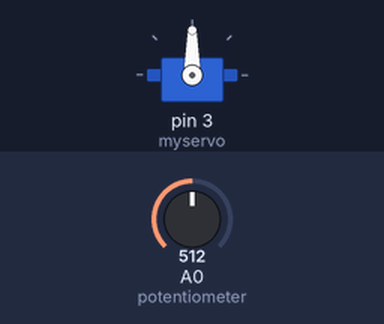
The sketch below on a simulated Arduino Uno, built with avr-gcc and run on an emulated ATmega328P. Parts: servo. The inputs (shaded band) are chosen by the test bench; at power-on: A0 (potentiometer) = 512.

Above: at 1.2 s.
1.3 s: A0 (potentiometer) set to 716
At 1.8 s:
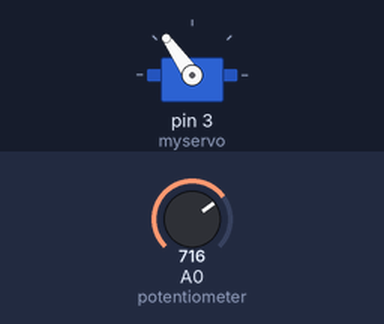
2.8 s: A0 (potentiometer) set to 900
At 4.0 s:
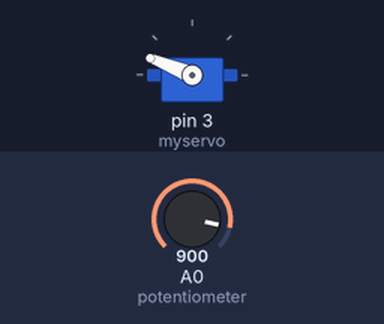
4.3 s: A0 (potentiometer) set to 1023
At 5.1 s:
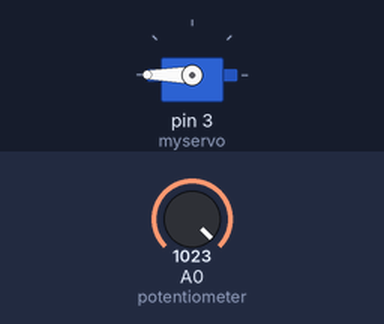
5.8 s: A0 (potentiometer) set to 306
At 6.1 s:
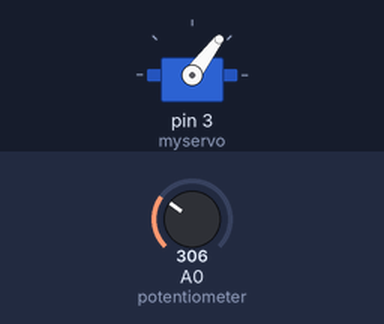
7.3 s: A0 (potentiometer) set to 122
At 8.3 s:
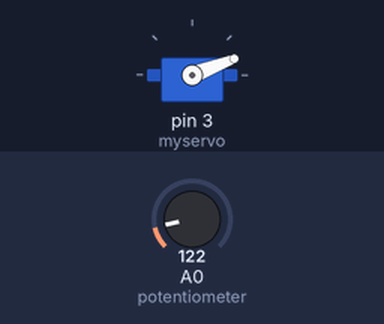
Timing chart, 0 to 9.8 s (numbered marks = the images above; inputs shaded):
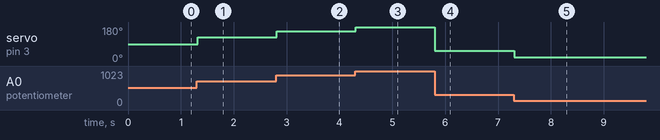

Measured:
- after the input at 1.3 s, servo on pin 3 (myservo): 90° → 125° at once
- after the input at 2.8 s, servo on pin 3 (myservo): 125° → 158° at once
- after the input at 4.3 s, servo on pin 3 (myservo): 158° → 180° at once
- after the input at 5.8 s, servo on pin 3 (myservo): 180° → 53° at once
- after the input at 7.3 s, servo on pin 3 (myservo): 53° → 21° at once

The sketch:

Arduino_Servo_Control_Using_Potentiometer.ino
```cpp
#include <Servo.h> // servo library

Servo myservo;

int val;

void setup() {
  myservo.attach(3);
}

void loop() {
  val = analogRead(A0);// connect A0 pin to potentiometer
  val = map(val, 0, 1023, 0, 180);
  myservo.write(val);
  delay(20);
}
```
